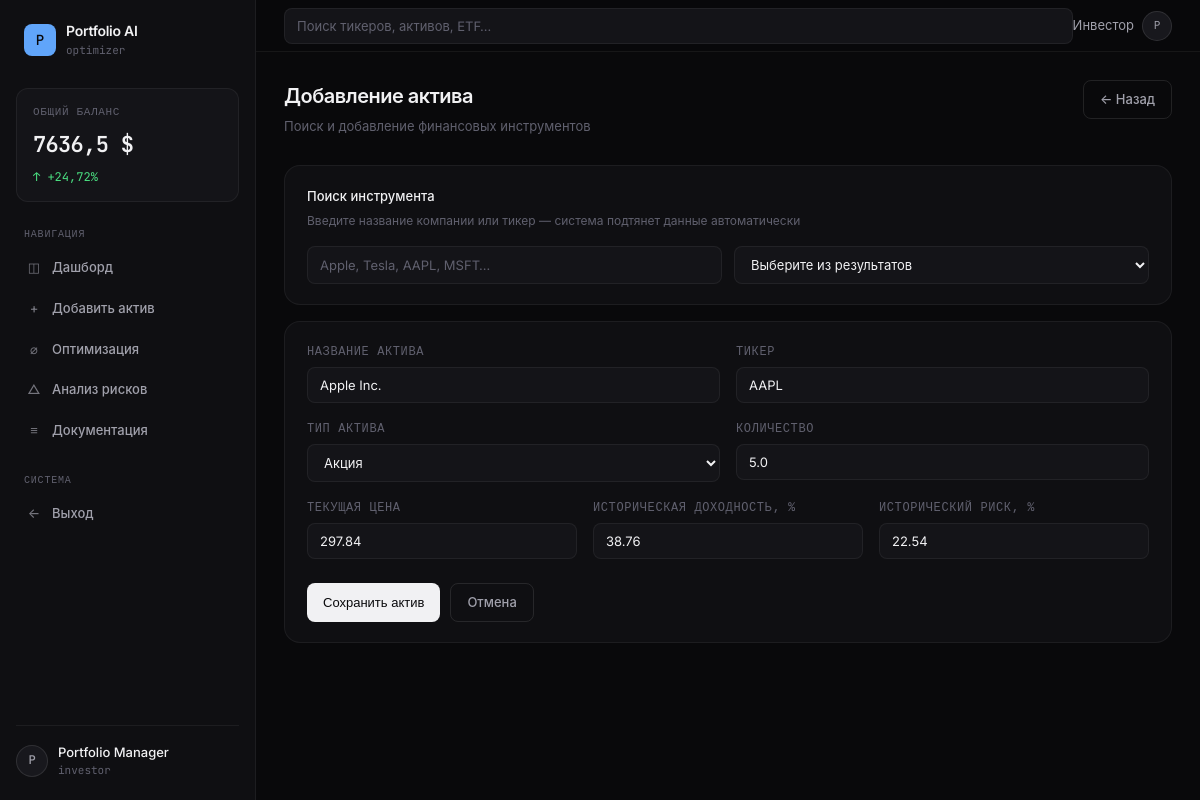
Page /assets/7/edit/ (signed in) on the committed database.
### core/models.py (models this page shows, shortened)
class Asset(models.Model):
    ASSET_TYPES = [
        ('stock',  'Акция'),
        ('bond',   'Облигация'),
        ('etf',    'ETF'),
        ('cash',   'Деньги'),
        ('crypto', 'Криптовалюта'),
        ('metal',  'Драгметалл'),
        ('other',  'Другое'),
    ]
    portfolio     = models.ForeignKey(Portfolio, on_delete=models.CASCADE, related_name='assets', verbose_name='Портфель', null=True, blank=True)
    owner         = models.ForeignKey(User, on_delete=models.CASCADE, verbose_name='Пользователь')
    name          = models.CharField(max_length=100, verbose_name='Название актива')
    ticker        = models.CharField(max_length=30, verbose_name='Тикер')
    asset_type    = models.CharField(max_length=20, choices=ASSET_TYPES, default='stock', verbose_name='Тип актива')
    quantity      = models.FloatField(default=1, verbose_name='Количество')
    current_price = models.DecimalField(max_digits=12, decimal_places=2, default=0, verbose_name='Текущая цена')
    amount        = models.DecimalField(max_digits=12, decimal_places=2, default=0, verbose_name='Стоимость позиции')
    avg_buy_price = models.DecimalField(max_digits=12, decimal_places=2, default=0, verbose_name='Средняя цена покупки', null=True, blank=True)
    expected_return = models.FloatField(default=10, verbose_name='Ожидаемая доходность, %')
    risk          = models.FloatField(default=15, verbose_name='Риск, %')
    created_at    = models.DateTimeField(auto_now_add=True)
    updated_at    = models.DateTimeField(auto_now=True)
    class Meta:
        verbose_name        = 'Актив'
        verbose_name_plural = 'Активы'

### core/views.py (the view)
# urls.py: path('assets/<int:asset_id>/edit/', views.asset_update, name='asset_update'),
@login_required
def asset_update(request, asset_id):
    asset = get_object_or_404(Asset, id=asset_id, owner=request.user)
    form  = AssetForm(instance=asset)
    if request.method == 'POST':
        form = AssetForm(request.POST, instance=asset)
        if form.is_valid():
            form.save()
            cache.delete(f'sidebar_{request.user.id}')
            return redirect('dashboard')
    return render(request, 'core/asset_form.html', {'form': form, 'asset': asset})

### core/context_processors.py (called while the page is built)
def portfolio_data(request):
    if not request.user.is_authenticated:
        return {
            'sidebar_total_amount':  0,
            'sidebar_portfolio_return': 0,
        }
    cache_key = f'sidebar_{request.user.id}'
    cached    = cache.get(cache_key)
    if cached:
        return cached
    assets       = Asset.objects.filter(owner=request.user).only('amount', 'expected_return')
    total_amount = sum(float(a.amount) for a in assets)
    portfolio_return = 0
    for asset in assets:
        weight = float(asset.amount) / total_amount if total_amount > 0 else 0
        portfolio_return += weight * asset.expected_return
    data = {
        'sidebar_total_amount':     round(total_amount, 2),
        'sidebar_portfolio_return': round(portfolio_return, 2),
    }
    cache.set(cache_key, data, 60)  # 1 минута
    return data

### core/templates/core/asset_form.html (shortened to what this page needs)
{% extends 'core/base.html' %}
{% block content %}
<div class="page-header">
    <div style="display:flex; justify-content:space-between; align-items:flex-start;">
        <div>
            <div class="page-title">Добавление актива</div>
            <div class="page-subtitle">Поиск и добавление финансовых инструментов</div>
        </div>
        <a href="{% url 'dashboard' %}" class="btn-ghost">← Назад</a>
    </div>
</div>
<div class="card" style="margin-bottom:16px;">
    <div style="margin-bottom:16px;">
        <div style="font-size:13px; font-weight:500; color:var(--text-1); margin-bottom:4px;">Поиск инструмента</div>
        <div style="font-size:12px; color:var(--text-3);">Введите название компании или тикер — система подтянет данные автоматически</div>
    </div>
    <div style="display:grid; grid-template-columns:1fr 1fr; gap:12px;">
        <input type="text" id="tickerSearch" placeholder="Apple, Tesla, AAPL, MSFT…">
        <select id="tickerSelect">
            <option value="">Выберите из результатов</option>
        </select>
    </div>
</div>
<div class="card">
    <form method="post">
        <div style="display:grid; grid-template-columns:1fr 1fr; gap:16px; margin-bottom:16px;">
            <div>
                <label class="form-label">Название актива</label>
                {{ form.name }}
            </div>
            <div>
                <label class="form-label">Тикер</label>
                {{ form.ticker }}
            </div>
            <div>
                <label class="form-label">Тип актива</label>
                {{ form.asset_type }}
            </div>
            <div>
                <label class="form-label">Количество</label>
                {{ form.quantity }}
            </div>
        </div>
        <div style="display:grid; grid-template-columns:1fr 1fr 1fr; gap:16px; margin-bottom:24px;">
            <div>
                <label class="form-label">Текущая цена</label>
                {{ form.current_price }}
            </div>
            <div>
                <label class="form-label">Историческая доходность, %</label>
                {{ form.expected_return }}
            </div>
            <div>
                <label class="form-label">Исторический риск, %</label>
                {{ form.risk }}
            </div>
        </div>
        <div style="display:flex; gap:10px;">
            <button type="submit" class="btn-primary">Сохранить актив</button>
            <a href="{% url 'dashboard' %}" class="btn-ghost">Отмена</a>
        </div>
    </form>
</div>
{% endblock %}

### core/templates/core/base.html (style rules this page uses)
*, *::before, *::after { box-sizing: border-box; margin: 0; padding: 0; }
:root { --bg: #09090b; --bg-2: #0f0f12; --bg-3: #141418; --bg-4: #18181d; --border: rgba(255,255,255,0.06); --border-md: rgba(255,255,255,0.10); --text-1: #f1f1f3; --text-2: #a0a0ab; --text-3: #60606e; --green: #4ade80; --green-dim: rgba(74,222,128,0.10); --red: #f87171; --red-dim: rgba(248,113,113,0.10); --blue: #60a5fa; --blue-dim: rgba(96,165,250,0.10); --amber: #fbbf24; --amber-dim: rgba(251,191,36,0.10); --radius: 8px; --radius-lg: 12px; --radius-xl: 16px; --mono: 'JetBrains Mono', monospace; --sans: 'Inter', -apple-system, sans-serif; --sidebar-w: 256px; }
html { scroll-behavior: smooth; }
body { background: var(--bg); color: var(--text-1); font-family: var(--sans); font-size: 14px; line-height: 1.6; -webkit-font-smoothing: antialiased; animation: pageFade 0.35s ease; }
.page-header { margin-bottom: 28px; }
.page-title { font-size: 20px; font-weight: 600; color: var(--text-1); letter-spacing: -0.025em; }
.page-subtitle { font-size: 13px; color: var(--text-3); margin-top: 4px; }
.card { background: var(--bg-2); border: 1px solid var(--border); border-radius: var(--radius-xl); padding: 20px 22px; }
.card + .card { margin-top: 16px; }
.btn-primary { display: inline-flex; align-items: center; gap: 6px; background: var(--text-1); color: var(--bg); border: none; border-radius: var(--radius); padding: 8px 16px; font-size: 13px; font-weight: 500; cursor: pointer; text-decoration: none; transition: all 0.15s; }
.btn-ghost { display: inline-flex; align-items: center; gap: 6px; background: transparent; color: var(--text-2); border: 1px solid var(--border-md); border-radius: var(--radius); padding: 8px 16px; font-size: 13px; font-weight: 500; cursor: pointer; text-decoration: none; transition: all 0.15s; }
.form-label { display: block; font-size: 12px; color: var(--text-3); font-family: var(--mono); text-transform: uppercase; letter-spacing: 0.05em; margin-bottom: 6px; }
input[type=text], input[type=number], select, textarea { background: var(--bg-3); border: 1px solid var(--border); border-radius: var(--radius); color: var(--text-1); font-family: var(--sans); font-size: 13px; padding: 9px 12px; width: 100%; transition: border-color 0.15s; }
input::placeholder { color: var(--text-3); }
select option { background: var(--bg-3); }

### rows in the picture
Asset: name "Apple Inc.", ticker "AAPL", asset_type "Акция", quantity "5.0", current_price "297.84", expected_return "38.76", risk "22.54"

### other values in the picture
{{ sidebar_total_amount }} "7636,5"
{{ sidebar_portfolio_return }} "24,72"
